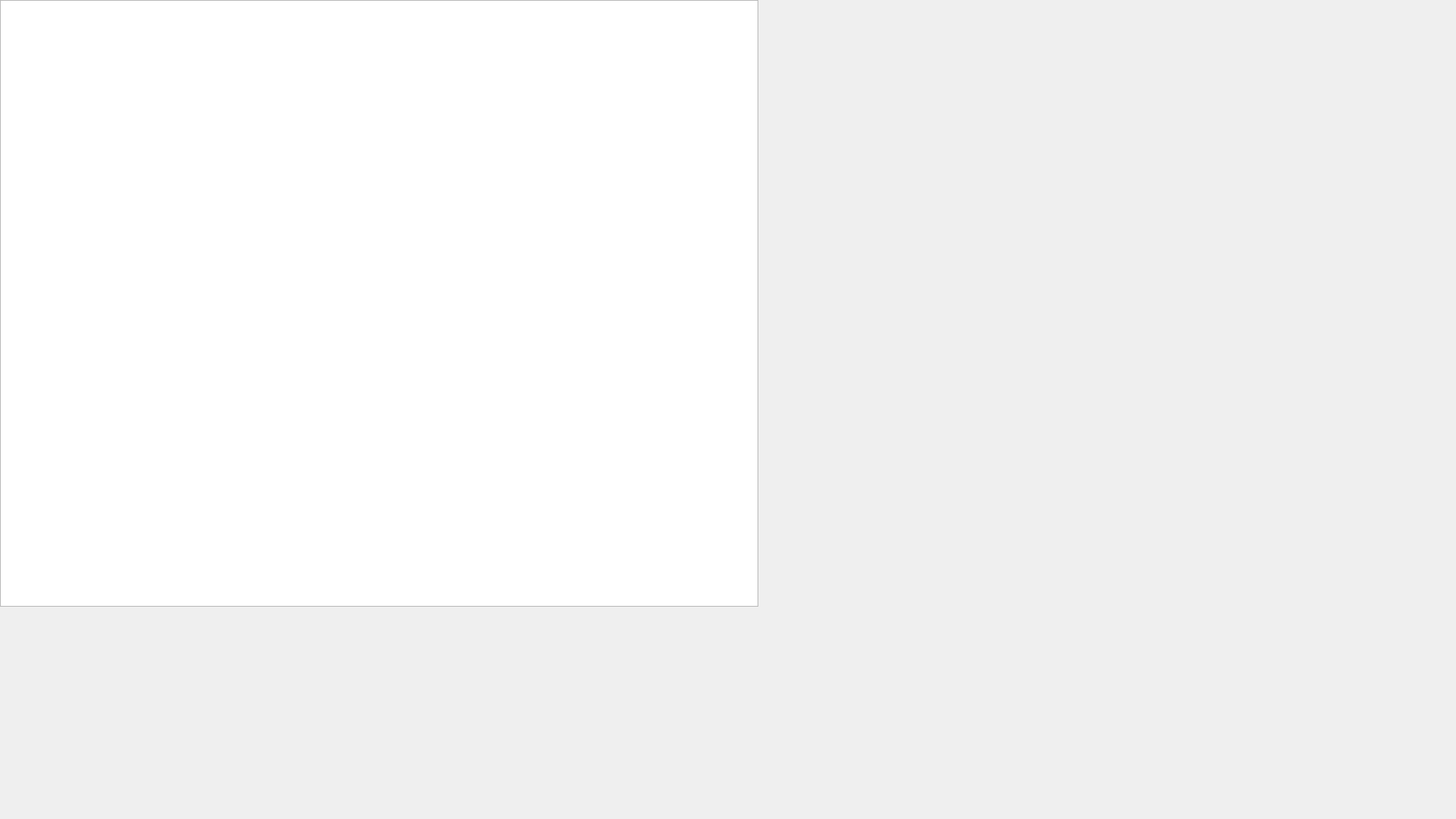
<?xml version="1.0" encoding="UTF-8"?>
<ui version="4.0">
 <class>MainWindow</class>
 <widget class="QMainWindow" name="MainWindow">
  <property name="geometry">
   <rect>
    <x>0</x>
    <y>0</y>
    <width>1920</width>
    <height>1080</height>
   </rect>
  </property>
  <property name="mouseTracking">
   <bool>true</bool>
  </property>
  <property name="windowTitle">
   <string>MainWindow</string>
  </property>
  <widget class="QWidget" name="centralwidget">
   <widget class="QGraphicsView" name="graphicsView">
    <property name="geometry">
     <rect>
      <x>0</x>
      <y>0</y>
      <width>1000</width>
      <height>800</height>
     </rect>
    </property>
    <property name="mouseTracking">
     <bool>true</bool>
    </property>
   </widget>
  </widget>
 </widget>
 <resources/>
 <connections/>
</ui>
